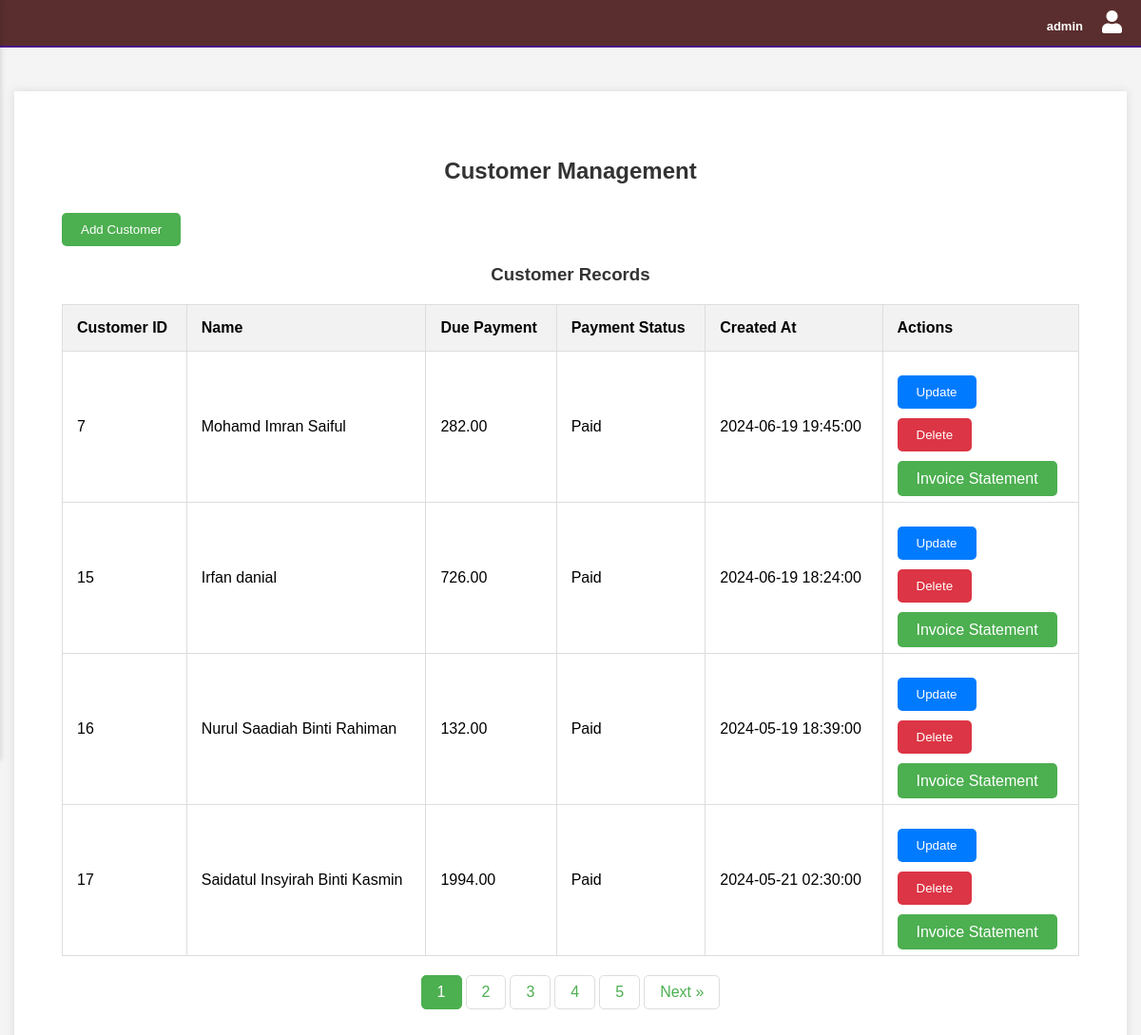
/customer2.php (signed in), run on the app's committed database.
### tables this page shows
CREATE TABLE `customer` (
  `customer_id` int(11) NOT NULL,
  `name` varchar(255) NOT NULL,
  `due_pay` decimal(10,2) NOT NULL,
  `status_pay` enum('Paid','Pending') NOT NULL,
  `created_at` datetime NOT NULL
);

### customer2.php (the view, shortened to what this page needs)
<?php
include 'db.php';
$results_per_page = 4;
$total_results_query = $conn->query("SELECT COUNT(*) AS total FROM customer");
$total_results = $total_results_query->fetch_assoc()['total'];
$total_pages = ceil($total_results / $results_per_page);
if (!isset($_GET['page'])) {
    $page = 1;
} else {
    $page = $_GET['page'];
}
$starting_limit_number = ($page - 1) * $results_per_page;
$customer_data = [];
$result = $conn->query("SELECT * FROM customer LIMIT " . $starting_limit_number . ',' . $results_per_page);
if ($result) {
    while ($row = $result->fetch_assoc()) {
        $customer_data[] = $row;
    }
} else {
    die("Error fetching customer data: " . $conn->error);
}
?>
<!DOCTYPE html>
<html>
<head>
    <link rel="stylesheet" type="text/css" href="stylecustomer.css">
    <link rel="stylesheet" href="https://cdnjs.cloudflare.com/ajax/libs/font-awesome/6.5.2/css/all.min.css">
</head>
<body>
    <div class="menu-toggle" onclick="toggleMenu()">
        <div class="bar"></div>
        <div class="bar"></div>
        <div class="bar"></div>
    </div>
    <?php include 'header.php'; ?>
    <br><br>
    <div class="container">
        <h2>Customer Management</h2>
        <button onclick="openCreateModal()">Add Customer</button>
        <h3>Customer Records</h3>
        <table>
            <thead>
                <tr>
                    <th>Customer ID</th>
                    <th>Name</th>
                    <th>Due Payment</th>
                    <th>Payment Status</th>
                    <th>Created At</th>
                    <th>Actions</th>
                </tr>
            </thead>
            <tbody>
                <?php foreach ($customer_data as $customer): ?>
                <tr>
                    <td><?php echo $customer['customer_id']; ?></td>
                    <td><?php echo $customer['name']; ?></td>
                    <td><?php echo $customer['due_pay']; ?></td>
                    <td><?php echo $customer['status_pay']; ?></td>
                    <td><?php echo $customer['created_at']; ?></td>
                    <td>
                        <button class="update" onclick="openUpdateModal(<?php echo $customer['customer_id']; ?>, '<?php echo $customer['name']; ?>', <?php echo $customer['due_pay']; ?>, '<?php echo $customer['status_pay']; ?>', '<?php echo $customer['created_at']; ?>')">Update</button>
                        <form method="post" action="" class="delete-form">
                            <button class="delete" type="submit" onclick="return confirmDelete();">Delete</button>
                        </form>
                        <?php if ($customer['status_pay'] == 'Paid'): ?>
                            <a href="invoice.php?customer_id=<?php echo $customer['customer_id']; ?>" class="invoice-btn" target="_blank">Invoice Statement</a>
                        <?php endif; ?>
                    </td>
                </tr>
                <?php endforeach; ?>
            </tbody>
        </table>
        <div class="pagination">
            <?php for ($i = 1; $i <= $total_pages; $i++): ?>
            <a href="customer.php?page=<?php echo $i; ?>" class="<?php if ($i == $page) echo 'active'; ?>"><?php echo $i; ?></a>
            <?php endfor; ?>
            <?php if ($page < $total_pages): ?>
            <a href="customer.php?page=<?php echo $page + 1; ?>">Next &raquo;</a>
            <?php endif; ?>
        </div>
    </div>
</body>
</html>

### stylecustomer.css (style rules this page uses)
body { font-family: Arial, sans-serif; margin: 0; padding: 0; background-color: #f4f4f4; }
.container { padding: 50px; max-width: calc(90% - 10px); margin: 10px auto; background-color: #fff; box-shadow: 0 0 10px rgba(0, 0, 0, 0.1); border-radius: 0px; transition: margin-left 0.4s, max-width 0.4s; }
h2, h3 { color: #333; text-align: center; }
form { margin-bottom: 20px; }
input[type="submit"], button { padding: 10px 20px; background-color: #4CAF50; color: white; border: none; border-radius: 5px; cursor: pointer; margin-top: 10px; }
table { width: 100%; border-collapse: collapse; margin-top: 20px; }
table, th, td { border: 1px solid #ddd; }
th, td { padding: 15px; text-align: left; }
th { background-color: #f2f2f2; }
button.update { background-color: #007BFF; color: white; border: none; border-radius: 5px; padding: 10px 20px; cursor: pointer; }
button.delete { background-color: #DC3545; color: white; border: none; border-radius: 5px; padding: 10px 20px; cursor: pointer; }
.menu-toggle { position: fixed; top: 20px; left: 20px; cursor: pointer; z-index: 1000; }
.menu-toggle .bar { width: 25px; height: 3px; background-color: #5A2E2E; margin: 4px 0; transition: 0.4s; }
.pagination { display: flex; justify-content: center; margin-top: 20px; }
.pagination a { color: #4CAF50; padding: 8px 16px; text-decoration: none; transition: background-color 0.3s; margin: 0 2px; border: 1px solid #ddd; border-radius: 5px; }
.pagination a.active { background-color: #4CAF50; color: white; border: 1px solid #4CAF50; }
.invoice-btn { background-color: #4CAF50; color: white; padding: 10px 20px; border: none; border-radius: 5px; cursor: pointer; text-decoration: none; }

### header.css (style rules this page uses)
body { font-family: Arial, sans-serif; margin: 0; padding: 0; }

### data on the page
customer: customer_id "7", name "Mohamd Imran Saiful", due_pay "282.00", status_pay "Paid", created_at "2024-06-19 19:45:00"
customer: customer_id "15", name "Irfan danial", due_pay "726.00", status_pay "Paid", created_at "2024-06-19 18:24:00"
customer: customer_id "16", name "Nurul Saadiah Binti Rahiman", due_pay "132.00", status_pay "Paid", created_at "2024-05-19 18:39:00"
customer: customer_id "17", name "Saidatul Insyirah Binti Kasmin", due_pay "1994.00", status_pay "Paid", created_at "2024-05-21 02:30:00"

### other printed values
$_SESSION['user_type'] "admin"
